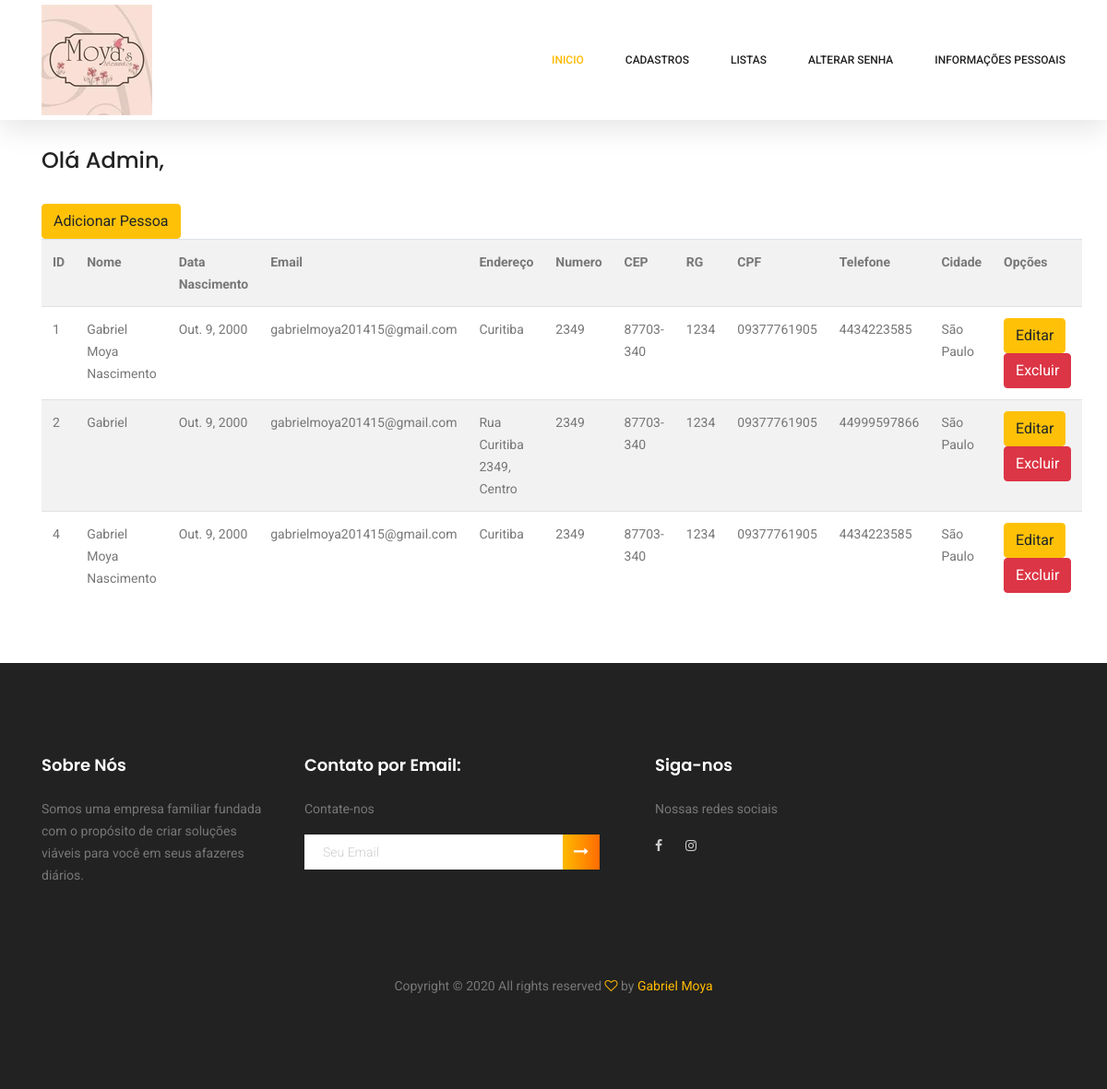
Before: /listar/pessoas/ (signed in) with the older database file.
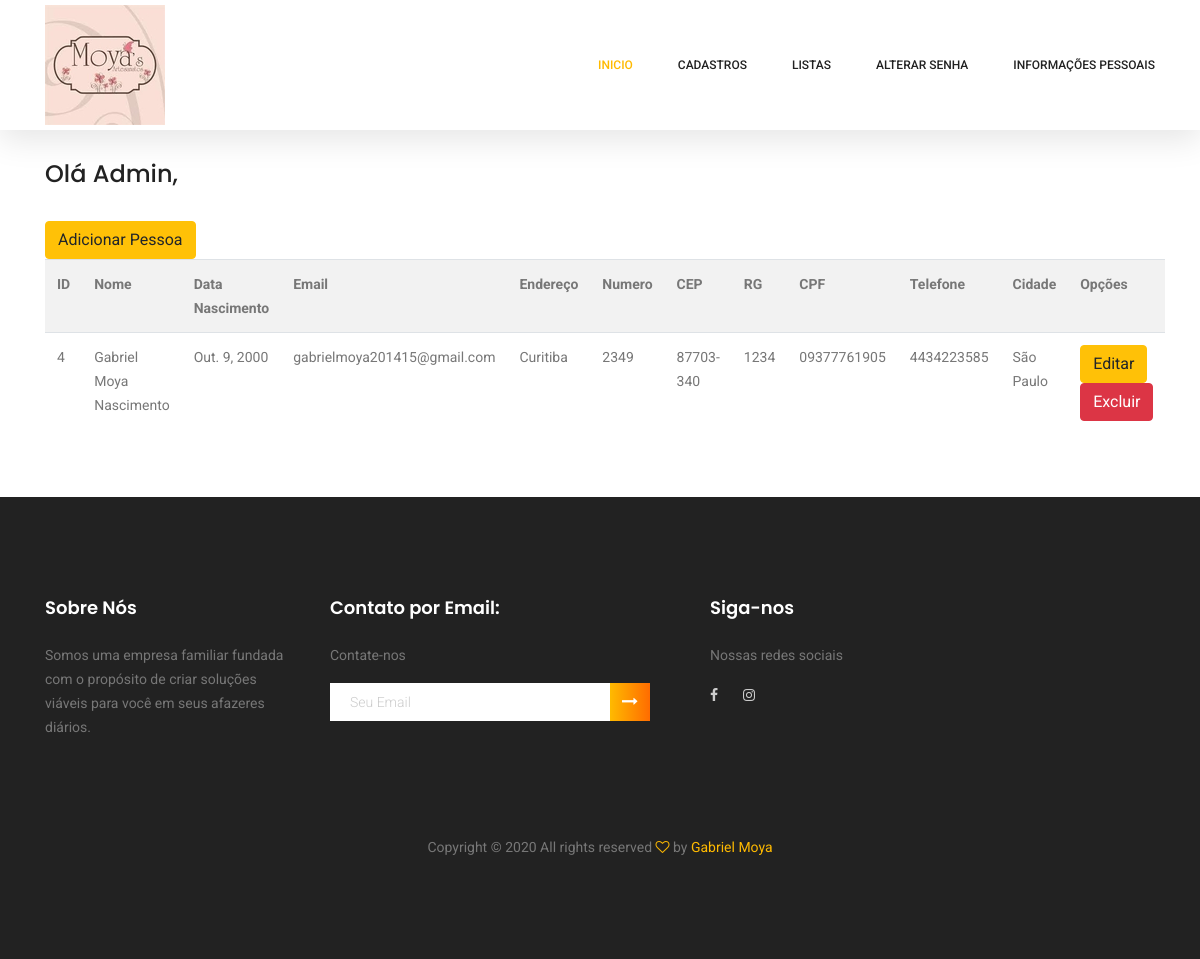
After: the same page with the newer database file.
### cadastros/models.py (models this page shows, shortened)
class Pessoa(models.Model):
    nome = models.CharField(max_length=50, verbose_name="Qual seu nome?", help_text="Digite seu nome completo")
    nascimento = models.DateField(verbose_name='data de nascimento')
    email = models.CharField(max_length=100)
    endereco = models.CharField(max_length=100)
    numero = models.CharField(max_length=10)
    cep = models.CharField(max_length=25)
    rg = models.CharField(max_length=25)
    cpf = models.CharField(max_length=25)
    telefone = models.CharField(max_length=25)
    cidade = models.ForeignKey(Cidade, on_delete=models.PROTECT)
    usuario = models.OneToOneField(User, on_delete=models.PROTECT)

class Cidade(models.Model):
    nome = models.CharField(max_length=50)
    estado = models.ForeignKey(Estado, on_delete=models.PROTECT)

### cadastros/views.py (the view)
# urls.py: path('listar/pessoas/', PessoaList.as_view(), name="listar-pessoas"),
class PessoaList(LoginRequiredMixin, ListView):
    model = Pessoa
    template_name = 'cadastros/listar_pessoas.html'
    login_url = reverse_lazy('login')
    def get_queryset(self):
        self.object_list = Pessoa.objects.filter(usuario=self.request.user)
        return self.object_list

### cadastros/templates/cadastros/listar_pessoas.html
{% extends 'cadastros/formulario.html' %}
{% load crispy_forms_tags %}
{% block conteudo %}
<div class="container mt-5 py-5">
    <div class="row pt-5 mt-3">
        <div class="col-lg">
            {% if request.user.groups.all.0.name == "Administrador" %}
            <h3>Olá Admin,</h3><br>
            {% else %}
            <h3>Olá Funcionário,</h3><br>
            {% endif %}
            <a href="{% url 'cadastrar-pessoa' %}" class="btn btn-warning">Adicionar Pessoa</a>
            <table class="table table-striped">
                <tr>
                    <th>ID</th>
                    <th>Nome</th>
                    <th>Data Nascimento</th>
                    <th>Email</th>
                    <th>Endereço</th>
                    <th>Numero</th>
                    <th>CEP</th>
                    <th>RG</th>
                    <th>CPF</th>
                    <th>Telefone</th>
                    <th>Cidade</th>
                    <th>Opções</th>
                </tr>
                {% for pessoa in object_list %}
                <tr>
                    <td>{{pessoa.pk}}</td>
                    <td>{{pessoa.nome}}</td>
                    <td>{{pessoa.nascimento}}</td>
                    <td>{{pessoa.email}}</td>
                    <td>{{pessoa.endereco}}</td>
                    <td>{{pessoa.numero}}</td>
                    <td>{{pessoa.cep}}</td>
                    <td>{{pessoa.rg}}</td>
                    <td>{{pessoa.cpf}}</td>
                    <td>{{pessoa.telefone}}</td>
                    <td>{{pessoa.cidade.nome}}</td>
                    <td>
                        <a href="{% url 'atualizar-pessoa' pessoa.pk %}" class="btn btn-warning">Editar</a>
                        <a href="{% url 'deletar-pessoa' pessoa.pk %}" class="btn btn-danger">Excluir</a>
                    </td>
                </tr>
                {% empty %}
                <tr>
                    <td colspan="3">Nenhuma pessoa cadastrada!</td>
                </tr>
                {% endfor %}
            </table>
        </div>
    </div>
</div>
{% endblock %}

Changed rows visible on the page:
removed Pessoa: pk "1", nome "Gabriel Moya Nascimento", nascimento "Out. 9, 2000", email "gabrielmoya201415@gmail.com", endereco "Curitiba", numero "2349", cep "87703-340", rg "1234", cpf "09377761905", telefone "4434223585", cidade.nome "São Paulo"
removed Pessoa: pk "2", nome "Gabriel", nascimento "Out. 9, 2000", email "gabrielmoya201415@gmail.com", endereco "Rua Curitiba 2349, Centro", numero "2349", cep "87703-340", rg "1234", cpf "09377761905", telefone "44999597866", cidade.nome "São Paulo"
